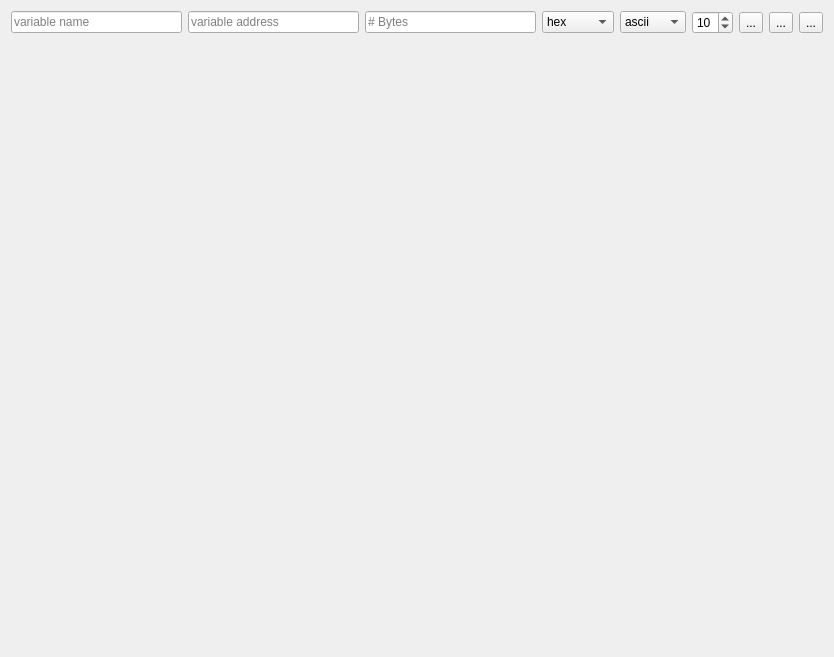
<?xml version="1.0" encoding="UTF-8"?>
<ui version="4.0">
 <class>SeerMemoryVisualizerWidgetForm</class>
 <widget class="QWidget" name="SeerMemoryVisualizerWidgetForm">
  <property name="geometry">
   <rect>
    <x>0</x>
    <y>0</y>
    <width>834</width>
    <height>657</height>
   </rect>
  </property>
  <property name="windowTitle">
   <string>Form</string>
  </property>
  <layout class="QGridLayout" name="gridLayout">
   <item row="0" column="0">
    <layout class="QHBoxLayout" name="horizontalLayout">
     <item>
      <widget class="QLineEdit" name="variableNameLineEdit">
       <property name="toolTip">
        <string>Variable name or expression.</string>
       </property>
       <property name="placeholderText">
        <string>variable name</string>
       </property>
       <property name="clearButtonEnabled">
        <bool>false</bool>
       </property>
      </widget>
     </item>
     <item>
      <widget class="QLineEdit" name="variableAddressLineEdit">
       <property name="toolTip">
        <string>Variable address.</string>
       </property>
       <property name="readOnly">
        <bool>true</bool>
       </property>
       <property name="placeholderText">
        <string>variable address</string>
       </property>
      </widget>
     </item>
     <item>
      <widget class="QLineEdit" name="memoryLengthLineEdit">
       <property name="toolTip">
        <string>Number of bytes to display.</string>
       </property>
       <property name="inputMask">
        <string/>
       </property>
       <property name="placeholderText">
        <string># Bytes</string>
       </property>
       <property name="clearButtonEnabled">
        <bool>false</bool>
       </property>
      </widget>
     </item>
     <item>
      <widget class="QComboBox" name="memoryDisplayFormatComboBox">
       <property name="toolTip">
        <string>Memory display format.</string>
       </property>
       <item>
        <property name="text">
         <string>hex</string>
        </property>
       </item>
       <item>
        <property name="text">
         <string>octal</string>
        </property>
       </item>
       <item>
        <property name="text">
         <string>binary</string>
        </property>
       </item>
       <item>
        <property name="text">
         <string>decimal</string>
        </property>
       </item>
      </widget>
     </item>
     <item>
      <widget class="QComboBox" name="charDisplayFormatComboBox">
       <property name="toolTip">
        <string>Character display format.</string>
       </property>
       <item>
        <property name="text">
         <string>ascii</string>
        </property>
       </item>
       <item>
        <property name="text">
         <string>ebcdic</string>
        </property>
       </item>
      </widget>
     </item>
     <item>
      <widget class="QSpinBox" name="columnCountSpinBox">
       <property name="toolTip">
        <string>Number of columns in display.</string>
       </property>
       <property name="minimum">
        <number>1</number>
       </property>
       <property name="value">
        <number>10</number>
       </property>
      </widget>
     </item>
     <item>
      <widget class="QToolButton" name="printToolButton">
       <property name="toolTip">
        <string>Print the display.</string>
       </property>
       <property name="text">
        <string>...</string>
       </property>
       <property name="icon">
        <iconset resource="../../SeeDataStructureRc.qrc">
         <normaloff>:/resources/RelaxLightIcons/document-print.svg</normaloff>:/resources/RelaxLightIcons/document-print.svg</iconset>
       </property>
      </widget>
     </item>
     <item>
      <widget class="QToolButton" name="saveToolButton">
       <property name="toolTip">
        <string>Save the display to a file.</string>
       </property>
       <property name="text">
        <string>...</string>
       </property>
       <property name="icon">
        <iconset resource="../../SeeDataStructureRc.qrc">
         <normaloff>:/resources/RelaxLightIcons/document-save-as.svg</normaloff>:/resources/RelaxLightIcons/document-save-as.svg</iconset>
       </property>
      </widget>
     </item>
     <item>
      <widget class="QToolButton" name="refreshToolButton">
       <property name="toolTip">
        <string>Refresh the display.</string>
       </property>
       <property name="text">
        <string>...</string>
       </property>
       <property name="icon">
        <iconset resource="../../SeeDataStructureRc.qrc">
         <normaloff>:/resources/RelaxLightIcons/view-refresh.svg</normaloff>:/resources/RelaxLightIcons/view-refresh.svg</iconset>
       </property>
      </widget>
     </item>
    </layout>
   </item>
   <item row="1" column="0">
    <widget class="SeerHexWidget" name="memoryHexEditor" native="true">
     <property name="sizePolicy">
      <sizepolicy hsizetype="Preferred" vsizetype="Preferred">
       <horstretch>0</horstretch>
       <verstretch>100</verstretch>
      </sizepolicy>
     </property>
    </widget>
   </item>
  </layout>
 </widget>
 <customwidgets>
  <customwidget>
   <class>SeerHexWidget</class>
   <extends>QWidget</extends>
   <header location="global">SeerHexWidget.h</header>
   <container>1</container>
  </customwidget>
 </customwidgets>
 <resources>
  <include location="../../SeeDataStructureRc.qrc"/>
 </resources>
 <connections/>
</ui>
